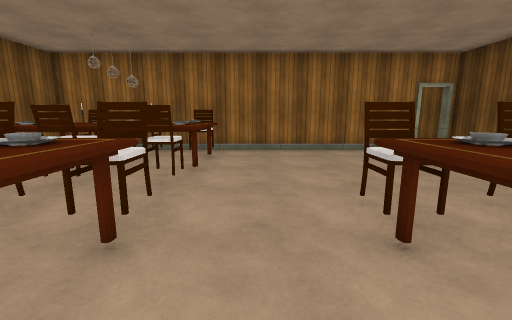
view 1 (above)

15 first-person views from a walk through a scene from a Unity 3-D project. The camera is 1.4 m above the floor, tilts 10° down and sees 90° across. The floor is counted in squares, 1 m on a side. Each view is taken from the middle of a square. On the plan, view 1 faces up. The plan holds only what a view shows up to about 13 squares ahead; the rest is blank. The place goes on beyond the plan. The player character is not drawn. Some animated figures are left out. Door leaves are left out, so doorways stand open. Surface patterns are stand-ins for the level's own textures.

view 2
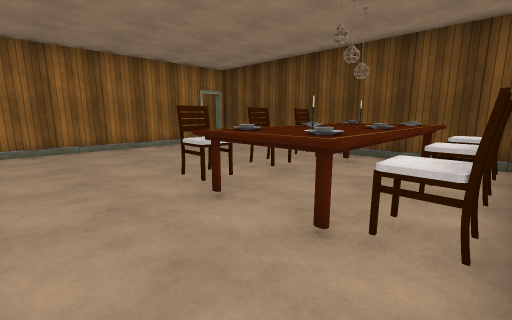

view 3
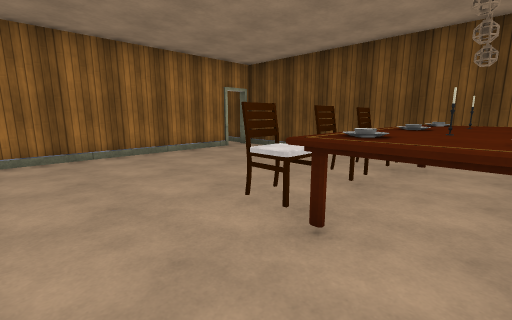

view 4
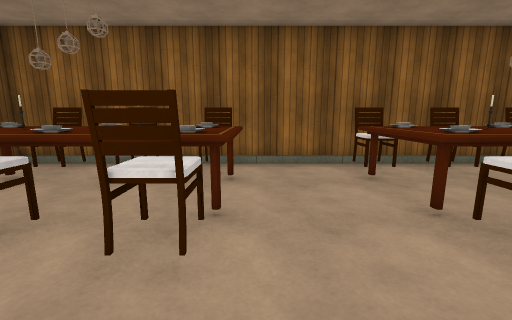

view 5
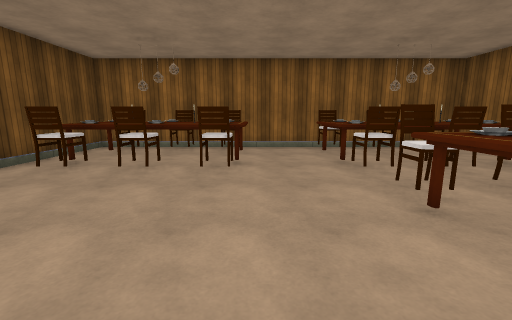

view 6
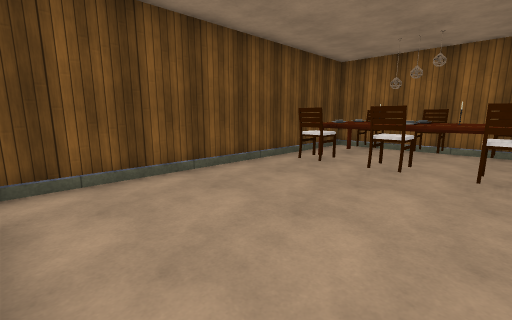

view 7
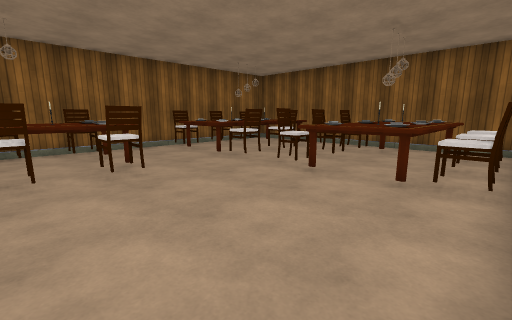

view 8
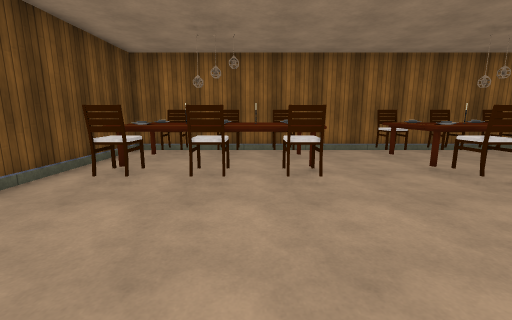

view 9
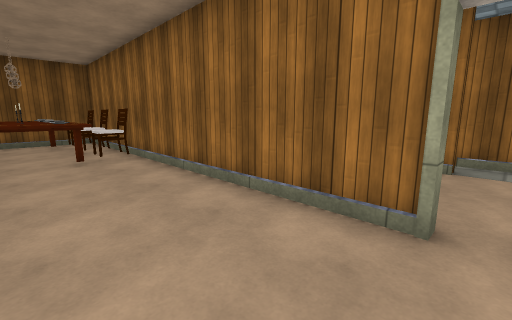

view 10
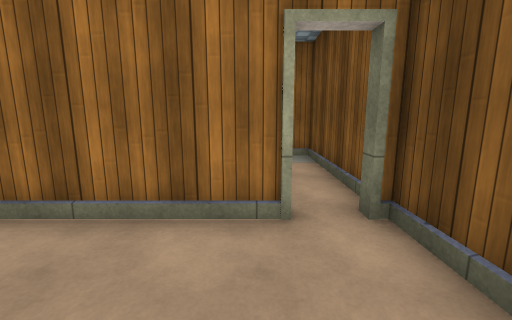

view 11
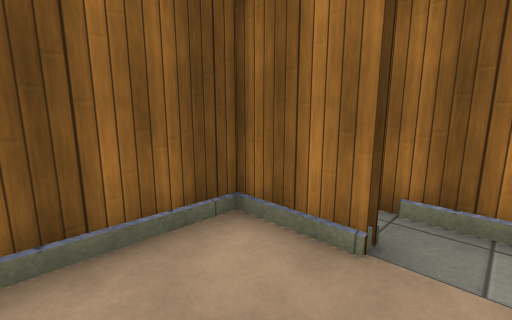

view 12
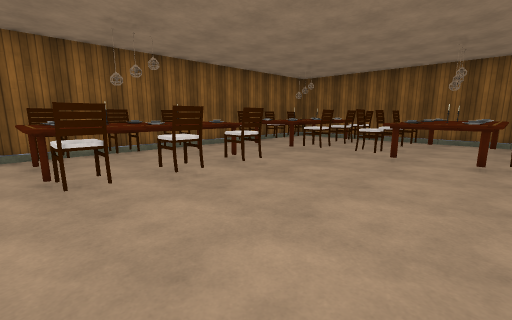

view 13
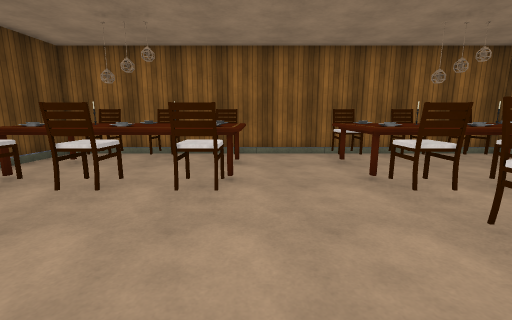

view 14
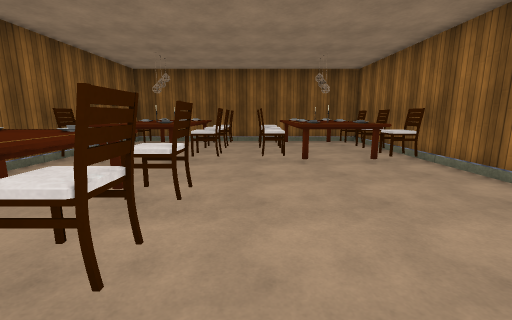

view 15
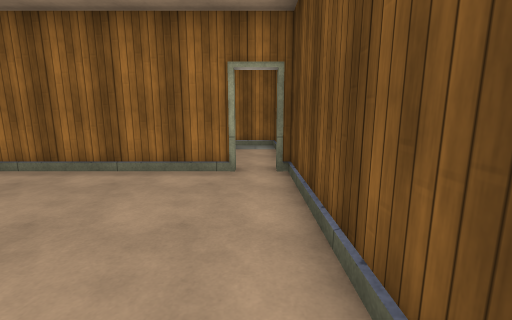

### Floor plan
Points are (right, up) in squares from view 1. A wall is a line through its corners. A room is listed if a view was taken in it or the views show most of it. See-through windows are left out.
Room 1 (views 1, 2, 3, 4, 5, 6, 7, 8, 9, 10, 12, 13, 14, 15)
walls: (2.4, -1.4) (5.6, -1.4); (7.1, -1.4) (7.9, -1.4) (7.9, 10.4); (-3.5, -1.4) (-0.4, -1.4); (6.5, 10.4) (-3.5, 10.4)
ways out: open door at (6.5, 10.5) to room 2
objects: chair (-4, -1) to (-4, 0); table (-4, 0) to (-2, 3); chair (-4, 3) to (-4, 4); chair (-4, 5) to (-4, 6); table (-4, 6) to (-2, 9); chair (-4, 9) to (-4, 10); chair (-2, -1) to (-2, 0); chair (-2, 3) to (-2, 4); chair (-2, 5) to (-2, 6); chair (-2, 9) to (-2, 10); chair (2, -1) to (2, 0); table (2, 0) to (6, 3); chair (2, 3) to (2, 4); chair (4, -1) to (4, 0); chair (4, 3) to (4, 4); chair (6, -1) to (6, 0); chair (6, 3) to (6, 4)
Room 2 (view 11)
walls: (6.1, 14.5) (4.1, 14.5) (4.1, 11.8); (7.9, 11) (7.9, 15.9); (6.9, 15.9) (5.6, 15.9)
ways out: open door at (6.5, 10.5) to room 1

Where each view was taken, in squares from view 1:
view 1: 0 up, 0 right, facing up
view 2: 1 down, 1 left, facing up-right
view 3: 1 up, 1 left, facing up-right
view 4: 6 up, 1 right, facing down
view 5: 10 up, 1 right, facing down
view 6: 10 up, 2 right, facing down-right
view 7: 10 up, 4 right, facing down-left
view 8: 9 up, 3 right, facing down
view 9: 7 up, 7 right, facing up-left
view 10: 7 up, 6 right, facing up
view 11: 12 up, 7 right, facing up-left
view 12: 9 up, 7 right, facing down-left
view 13: 8 up, 1 right, facing down
view 14: 5 up, 6 right, facing left
view 15: 4 up, 7 right, facing up
